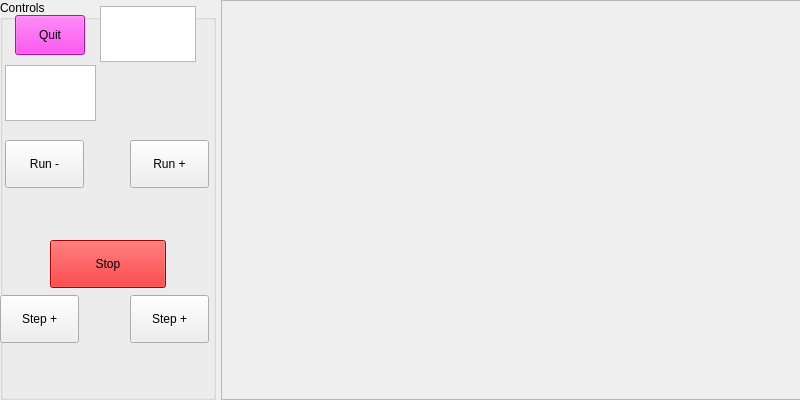
<?xml version="1.0" encoding="UTF-8"?>
<ui version="4.0">
 <class>SingleWin</class>
 <widget class="QWidget" name="SingleWin">
  <property name="geometry">
   <rect>
    <x>0</x>
    <y>0</y>
    <width>800</width>
    <height>400</height>
   </rect>
  </property>
  <property name="windowTitle">
   <string>Form</string>
  </property>
  <widget class="QGroupBox" name="controlBox">
   <property name="geometry">
    <rect>
     <x>0</x>
     <y>0</y>
     <width>216</width>
     <height>400</height>
    </rect>
   </property>
   <property name="title">
    <string>Controls</string>
   </property>
   <widget class="QPlainTextEdit" name="picnameBox">
    <property name="geometry">
     <rect>
      <x>100</x>
      <y>6</y>
      <width>96</width>
      <height>56</height>
     </rect>
    </property>
   </widget>
   <widget class="QPlainTextEdit" name="serverBox">
    <property name="geometry">
     <rect>
      <x>5</x>
      <y>65</y>
      <width>91</width>
      <height>56</height>
     </rect>
    </property>
   </widget>
   <widget class="QPushButton" name="quitButton">
    <property name="geometry">
     <rect>
      <x>15</x>
      <y>15</y>
      <width>70</width>
      <height>40</height>
     </rect>
    </property>
    <property name="palette">
     <palette>
      <active>
       <colorrole role="WindowText">
        <brush brushstyle="SolidPattern">
         <color alpha="255">
          <red>0</red>
          <green>0</green>
          <blue>0</blue>
         </color>
        </brush>
       </colorrole>
       <colorrole role="Button">
        <brush brushstyle="SolidPattern">
         <color alpha="255">
          <red>255</red>
          <green>19</green>
          <blue>236</blue>
         </color>
        </brush>
       </colorrole>
       <colorrole role="Light">
        <brush brushstyle="SolidPattern">
         <color alpha="255">
          <red>255</red>
          <green>147</green>
          <blue>247</blue>
         </color>
        </brush>
       </colorrole>
       <colorrole role="Midlight">
        <brush brushstyle="SolidPattern">
         <color alpha="255">
          <red>255</red>
          <green>83</green>
          <blue>241</blue>
         </color>
        </brush>
       </colorrole>
       <colorrole role="Dark">
        <brush brushstyle="SolidPattern">
         <color alpha="255">
          <red>127</red>
          <green>9</green>
          <blue>118</blue>
         </color>
        </brush>
       </colorrole>
       <colorrole role="Mid">
        <brush brushstyle="SolidPattern">
         <color alpha="255">
          <red>170</red>
          <green>12</green>
          <blue>157</blue>
         </color>
        </brush>
       </colorrole>
       <colorrole role="Text">
        <brush brushstyle="SolidPattern">
         <color alpha="255">
          <red>0</red>
          <green>0</green>
          <blue>0</blue>
         </color>
        </brush>
       </colorrole>
       <colorrole role="BrightText">
        <brush brushstyle="SolidPattern">
         <color alpha="255">
          <red>255</red>
          <green>255</green>
          <blue>255</blue>
         </color>
        </brush>
       </colorrole>
       <colorrole role="ButtonText">
        <brush brushstyle="SolidPattern">
         <color alpha="255">
          <red>0</red>
          <green>0</green>
          <blue>0</blue>
         </color>
        </brush>
       </colorrole>
       <colorrole role="Base">
        <brush brushstyle="SolidPattern">
         <color alpha="255">
          <red>255</red>
          <green>255</green>
          <blue>255</blue>
         </color>
        </brush>
       </colorrole>
       <colorrole role="Window">
        <brush brushstyle="SolidPattern">
         <color alpha="255">
          <red>255</red>
          <green>19</green>
          <blue>236</blue>
         </color>
        </brush>
       </colorrole>
       <colorrole role="Shadow">
        <brush brushstyle="SolidPattern">
         <color alpha="255">
          <red>0</red>
          <green>0</green>
          <blue>0</blue>
         </color>
        </brush>
       </colorrole>
       <colorrole role="AlternateBase">
        <brush brushstyle="SolidPattern">
         <color alpha="255">
          <red>255</red>
          <green>137</green>
          <blue>245</blue>
         </color>
        </brush>
       </colorrole>
       <colorrole role="ToolTipBase">
        <brush brushstyle="SolidPattern">
         <color alpha="255">
          <red>255</red>
          <green>255</green>
          <blue>220</blue>
         </color>
        </brush>
       </colorrole>
       <colorrole role="ToolTipText">
        <brush brushstyle="SolidPattern">
         <color alpha="255">
          <red>0</red>
          <green>0</green>
          <blue>0</blue>
         </color>
        </brush>
       </colorrole>
      </active>
      <inactive>
       <colorrole role="WindowText">
        <brush brushstyle="SolidPattern">
         <color alpha="255">
          <red>0</red>
          <green>0</green>
          <blue>0</blue>
         </color>
        </brush>
       </colorrole>
       <colorrole role="Button">
        <brush brushstyle="SolidPattern">
         <color alpha="255">
          <red>255</red>
          <green>19</green>
          <blue>236</blue>
         </color>
        </brush>
       </colorrole>
       <colorrole role="Light">
        <brush brushstyle="SolidPattern">
         <color alpha="255">
          <red>255</red>
          <green>147</green>
          <blue>247</blue>
         </color>
        </brush>
       </colorrole>
       <colorrole role="Midlight">
        <brush brushstyle="SolidPattern">
         <color alpha="255">
          <red>255</red>
          <green>83</green>
          <blue>241</blue>
         </color>
        </brush>
       </colorrole>
       <colorrole role="Dark">
        <brush brushstyle="SolidPattern">
         <color alpha="255">
          <red>127</red>
          <green>9</green>
          <blue>118</blue>
         </color>
        </brush>
       </colorrole>
       <colorrole role="Mid">
        <brush brushstyle="SolidPattern">
         <color alpha="255">
          <red>170</red>
          <green>12</green>
          <blue>157</blue>
         </color>
        </brush>
       </colorrole>
       <colorrole role="Text">
        <brush brushstyle="SolidPattern">
         <color alpha="255">
          <red>0</red>
          <green>0</green>
          <blue>0</blue>
         </color>
        </brush>
       </colorrole>
       <colorrole role="BrightText">
        <brush brushstyle="SolidPattern">
         <color alpha="255">
          <red>255</red>
          <green>255</green>
          <blue>255</blue>
         </color>
        </brush>
       </colorrole>
       <colorrole role="ButtonText">
        <brush brushstyle="SolidPattern">
         <color alpha="255">
          <red>0</red>
          <green>0</green>
          <blue>0</blue>
         </color>
        </brush>
       </colorrole>
       <colorrole role="Base">
        <brush brushstyle="SolidPattern">
         <color alpha="255">
          <red>255</red>
          <green>255</green>
          <blue>255</blue>
         </color>
        </brush>
       </colorrole>
       <colorrole role="Window">
        <brush brushstyle="SolidPattern">
         <color alpha="255">
          <red>255</red>
          <green>19</green>
          <blue>236</blue>
         </color>
        </brush>
       </colorrole>
       <colorrole role="Shadow">
        <brush brushstyle="SolidPattern">
         <color alpha="255">
          <red>0</red>
          <green>0</green>
          <blue>0</blue>
         </color>
        </brush>
       </colorrole>
       <colorrole role="AlternateBase">
        <brush brushstyle="SolidPattern">
         <color alpha="255">
          <red>255</red>
          <green>137</green>
          <blue>245</blue>
         </color>
        </brush>
       </colorrole>
       <colorrole role="ToolTipBase">
        <brush brushstyle="SolidPattern">
         <color alpha="255">
          <red>255</red>
          <green>255</green>
          <blue>220</blue>
         </color>
        </brush>
       </colorrole>
       <colorrole role="ToolTipText">
        <brush brushstyle="SolidPattern">
         <color alpha="255">
          <red>0</red>
          <green>0</green>
          <blue>0</blue>
         </color>
        </brush>
       </colorrole>
      </inactive>
      <disabled>
       <colorrole role="WindowText">
        <brush brushstyle="SolidPattern">
         <color alpha="255">
          <red>127</red>
          <green>9</green>
          <blue>118</blue>
         </color>
        </brush>
       </colorrole>
       <colorrole role="Button">
        <brush brushstyle="SolidPattern">
         <color alpha="255">
          <red>255</red>
          <green>19</green>
          <blue>236</blue>
         </color>
        </brush>
       </colorrole>
       <colorrole role="Light">
        <brush brushstyle="SolidPattern">
         <color alpha="255">
          <red>255</red>
          <green>147</green>
          <blue>247</blue>
         </color>
        </brush>
       </colorrole>
       <colorrole role="Midlight">
        <brush brushstyle="SolidPattern">
         <color alpha="255">
          <red>255</red>
          <green>83</green>
          <blue>241</blue>
         </color>
        </brush>
       </colorrole>
       <colorrole role="Dark">
        <brush brushstyle="SolidPattern">
         <color alpha="255">
          <red>127</red>
          <green>9</green>
          <blue>118</blue>
         </color>
        </brush>
       </colorrole>
       <colorrole role="Mid">
        <brush brushstyle="SolidPattern">
         <color alpha="255">
          <red>170</red>
          <green>12</green>
          <blue>157</blue>
         </color>
        </brush>
       </colorrole>
       <colorrole role="Text">
        <brush brushstyle="SolidPattern">
         <color alpha="255">
          <red>127</red>
          <green>9</green>
          <blue>118</blue>
         </color>
        </brush>
       </colorrole>
       <colorrole role="BrightText">
        <brush brushstyle="SolidPattern">
         <color alpha="255">
          <red>255</red>
          <green>255</green>
          <blue>255</blue>
         </color>
        </brush>
       </colorrole>
       <colorrole role="ButtonText">
        <brush brushstyle="SolidPattern">
         <color alpha="255">
          <red>127</red>
          <green>9</green>
          <blue>118</blue>
         </color>
        </brush>
       </colorrole>
       <colorrole role="Base">
        <brush brushstyle="SolidPattern">
         <color alpha="255">
          <red>255</red>
          <green>19</green>
          <blue>236</blue>
         </color>
        </brush>
       </colorrole>
       <colorrole role="Window">
        <brush brushstyle="SolidPattern">
         <color alpha="255">
          <red>255</red>
          <green>19</green>
          <blue>236</blue>
         </color>
        </brush>
       </colorrole>
       <colorrole role="Shadow">
        <brush brushstyle="SolidPattern">
         <color alpha="255">
          <red>0</red>
          <green>0</green>
          <blue>0</blue>
         </color>
        </brush>
       </colorrole>
       <colorrole role="AlternateBase">
        <brush brushstyle="SolidPattern">
         <color alpha="255">
          <red>255</red>
          <green>19</green>
          <blue>236</blue>
         </color>
        </brush>
       </colorrole>
       <colorrole role="ToolTipBase">
        <brush brushstyle="SolidPattern">
         <color alpha="255">
          <red>255</red>
          <green>255</green>
          <blue>220</blue>
         </color>
        </brush>
       </colorrole>
       <colorrole role="ToolTipText">
        <brush brushstyle="SolidPattern">
         <color alpha="255">
          <red>0</red>
          <green>0</green>
          <blue>0</blue>
         </color>
        </brush>
       </colorrole>
      </disabled>
     </palette>
    </property>
    <property name="toolTip">
     <string>Exit the Program</string>
    </property>
    <property name="text">
     <string>Quit</string>
    </property>
   </widget>
   <widget class="QPushButton" name="runForwardButton">
    <property name="geometry">
     <rect>
      <x>130</x>
      <y>140</y>
      <width>79</width>
      <height>48</height>
     </rect>
    </property>
    <property name="text">
     <string>Run +</string>
    </property>
   </widget>
   <widget class="QPushButton" name="forwardStepButton">
    <property name="geometry">
     <rect>
      <x>130</x>
      <y>295</y>
      <width>79</width>
      <height>48</height>
     </rect>
    </property>
    <property name="text">
     <string>Step +</string>
    </property>
   </widget>
   <widget class="QPushButton" name="stopButton">
    <property name="geometry">
     <rect>
      <x>50</x>
      <y>240</y>
      <width>116</width>
      <height>48</height>
     </rect>
    </property>
    <property name="palette">
     <palette>
      <active>
       <colorrole role="WindowText">
        <brush brushstyle="SolidPattern">
         <color alpha="255">
          <red>0</red>
          <green>0</green>
          <blue>0</blue>
         </color>
        </brush>
       </colorrole>
       <colorrole role="Button">
        <brush brushstyle="SolidPattern">
         <color alpha="255">
          <red>238</red>
          <green>0</green>
          <blue>0</blue>
         </color>
        </brush>
       </colorrole>
       <colorrole role="Light">
        <brush brushstyle="SolidPattern">
         <color alpha="255">
          <red>255</red>
          <green>102</green>
          <blue>102</blue>
         </color>
        </brush>
       </colorrole>
       <colorrole role="Midlight">
        <brush brushstyle="SolidPattern">
         <color alpha="255">
          <red>246</red>
          <green>51</green>
          <blue>51</blue>
         </color>
        </brush>
       </colorrole>
       <colorrole role="Dark">
        <brush brushstyle="SolidPattern">
         <color alpha="255">
          <red>119</red>
          <green>0</green>
          <blue>0</blue>
         </color>
        </brush>
       </colorrole>
       <colorrole role="Mid">
        <brush brushstyle="SolidPattern">
         <color alpha="255">
          <red>159</red>
          <green>0</green>
          <blue>0</blue>
         </color>
        </brush>
       </colorrole>
       <colorrole role="Text">
        <brush brushstyle="SolidPattern">
         <color alpha="255">
          <red>0</red>
          <green>0</green>
          <blue>0</blue>
         </color>
        </brush>
       </colorrole>
       <colorrole role="BrightText">
        <brush brushstyle="SolidPattern">
         <color alpha="255">
          <red>255</red>
          <green>255</green>
          <blue>255</blue>
         </color>
        </brush>
       </colorrole>
       <colorrole role="ButtonText">
        <brush brushstyle="SolidPattern">
         <color alpha="255">
          <red>0</red>
          <green>0</green>
          <blue>0</blue>
         </color>
        </brush>
       </colorrole>
       <colorrole role="Base">
        <brush brushstyle="SolidPattern">
         <color alpha="255">
          <red>255</red>
          <green>255</green>
          <blue>255</blue>
         </color>
        </brush>
       </colorrole>
       <colorrole role="Window">
        <brush brushstyle="SolidPattern">
         <color alpha="255">
          <red>238</red>
          <green>0</green>
          <blue>0</blue>
         </color>
        </brush>
       </colorrole>
       <colorrole role="Shadow">
        <brush brushstyle="SolidPattern">
         <color alpha="255">
          <red>0</red>
          <green>0</green>
          <blue>0</blue>
         </color>
        </brush>
       </colorrole>
       <colorrole role="AlternateBase">
        <brush brushstyle="SolidPattern">
         <color alpha="255">
          <red>246</red>
          <green>127</green>
          <blue>127</blue>
         </color>
        </brush>
       </colorrole>
       <colorrole role="ToolTipBase">
        <brush brushstyle="SolidPattern">
         <color alpha="255">
          <red>255</red>
          <green>255</green>
          <blue>220</blue>
         </color>
        </brush>
       </colorrole>
       <colorrole role="ToolTipText">
        <brush brushstyle="SolidPattern">
         <color alpha="255">
          <red>0</red>
          <green>0</green>
          <blue>0</blue>
         </color>
        </brush>
       </colorrole>
      </active>
      <inactive>
       <colorrole role="WindowText">
        <brush brushstyle="SolidPattern">
         <color alpha="255">
          <red>0</red>
          <green>0</green>
          <blue>0</blue>
         </color>
        </brush>
       </colorrole>
       <colorrole role="Button">
        <brush brushstyle="SolidPattern">
         <color alpha="255">
          <red>238</red>
          <green>0</green>
          <blue>0</blue>
         </color>
        </brush>
       </colorrole>
       <colorrole role="Light">
        <brush brushstyle="SolidPattern">
         <color alpha="255">
          <red>255</red>
          <green>102</green>
          <blue>102</blue>
         </color>
        </brush>
       </colorrole>
       <colorrole role="Midlight">
        <brush brushstyle="SolidPattern">
         <color alpha="255">
          <red>246</red>
          <green>51</green>
          <blue>51</blue>
         </color>
        </brush>
       </colorrole>
       <colorrole role="Dark">
        <brush brushstyle="SolidPattern">
         <color alpha="255">
          <red>119</red>
          <green>0</green>
          <blue>0</blue>
         </color>
        </brush>
       </colorrole>
       <colorrole role="Mid">
        <brush brushstyle="SolidPattern">
         <color alpha="255">
          <red>159</red>
          <green>0</green>
          <blue>0</blue>
         </color>
        </brush>
       </colorrole>
       <colorrole role="Text">
        <brush brushstyle="SolidPattern">
         <color alpha="255">
          <red>0</red>
          <green>0</green>
          <blue>0</blue>
         </color>
        </brush>
       </colorrole>
       <colorrole role="BrightText">
        <brush brushstyle="SolidPattern">
         <color alpha="255">
          <red>255</red>
          <green>255</green>
          <blue>255</blue>
         </color>
        </brush>
       </colorrole>
       <colorrole role="ButtonText">
        <brush brushstyle="SolidPattern">
         <color alpha="255">
          <red>0</red>
          <green>0</green>
          <blue>0</blue>
         </color>
        </brush>
       </colorrole>
       <colorrole role="Base">
        <brush brushstyle="SolidPattern">
         <color alpha="255">
          <red>255</red>
          <green>255</green>
          <blue>255</blue>
         </color>
        </brush>
       </colorrole>
       <colorrole role="Window">
        <brush brushstyle="SolidPattern">
         <color alpha="255">
          <red>238</red>
          <green>0</green>
          <blue>0</blue>
         </color>
        </brush>
       </colorrole>
       <colorrole role="Shadow">
        <brush brushstyle="SolidPattern">
         <color alpha="255">
          <red>0</red>
          <green>0</green>
          <blue>0</blue>
         </color>
        </brush>
       </colorrole>
       <colorrole role="AlternateBase">
        <brush brushstyle="SolidPattern">
         <color alpha="255">
          <red>246</red>
          <green>127</green>
          <blue>127</blue>
         </color>
        </brush>
       </colorrole>
       <colorrole role="ToolTipBase">
        <brush brushstyle="SolidPattern">
         <color alpha="255">
          <red>255</red>
          <green>255</green>
          <blue>220</blue>
         </color>
        </brush>
       </colorrole>
       <colorrole role="ToolTipText">
        <brush brushstyle="SolidPattern">
         <color alpha="255">
          <red>0</red>
          <green>0</green>
          <blue>0</blue>
         </color>
        </brush>
       </colorrole>
      </inactive>
      <disabled>
       <colorrole role="WindowText">
        <brush brushstyle="SolidPattern">
         <color alpha="255">
          <red>119</red>
          <green>0</green>
          <blue>0</blue>
         </color>
        </brush>
       </colorrole>
       <colorrole role="Button">
        <brush brushstyle="SolidPattern">
         <color alpha="255">
          <red>238</red>
          <green>0</green>
          <blue>0</blue>
         </color>
        </brush>
       </colorrole>
       <colorrole role="Light">
        <brush brushstyle="SolidPattern">
         <color alpha="255">
          <red>255</red>
          <green>102</green>
          <blue>102</blue>
         </color>
        </brush>
       </colorrole>
       <colorrole role="Midlight">
        <brush brushstyle="SolidPattern">
         <color alpha="255">
          <red>246</red>
          <green>51</green>
          <blue>51</blue>
         </color>
        </brush>
       </colorrole>
       <colorrole role="Dark">
        <brush brushstyle="SolidPattern">
         <color alpha="255">
          <red>119</red>
          <green>0</green>
          <blue>0</blue>
         </color>
        </brush>
       </colorrole>
       <colorrole role="Mid">
        <brush brushstyle="SolidPattern">
         <color alpha="255">
          <red>159</red>
          <green>0</green>
          <blue>0</blue>
         </color>
        </brush>
       </colorrole>
       <colorrole role="Text">
        <brush brushstyle="SolidPattern">
         <color alpha="255">
          <red>119</red>
          <green>0</green>
          <blue>0</blue>
         </color>
        </brush>
       </colorrole>
       <colorrole role="BrightText">
        <brush brushstyle="SolidPattern">
         <color alpha="255">
          <red>255</red>
          <green>255</green>
          <blue>255</blue>
         </color>
        </brush>
       </colorrole>
       <colorrole role="ButtonText">
        <brush brushstyle="SolidPattern">
         <color alpha="255">
          <red>119</red>
          <green>0</green>
          <blue>0</blue>
         </color>
        </brush>
       </colorrole>
       <colorrole role="Base">
        <brush brushstyle="SolidPattern">
         <color alpha="255">
          <red>238</red>
          <green>0</green>
          <blue>0</blue>
         </color>
        </brush>
       </colorrole>
       <colorrole role="Window">
        <brush brushstyle="SolidPattern">
         <color alpha="255">
          <red>238</red>
          <green>0</green>
          <blue>0</blue>
         </color>
        </brush>
       </colorrole>
       <colorrole role="Shadow">
        <brush brushstyle="SolidPattern">
         <color alpha="255">
          <red>0</red>
          <green>0</green>
          <blue>0</blue>
         </color>
        </brush>
       </colorrole>
       <colorrole role="AlternateBase">
        <brush brushstyle="SolidPattern">
         <color alpha="255">
          <red>238</red>
          <green>0</green>
          <blue>0</blue>
         </color>
        </brush>
       </colorrole>
       <colorrole role="ToolTipBase">
        <brush brushstyle="SolidPattern">
         <color alpha="255">
          <red>255</red>
          <green>255</green>
          <blue>220</blue>
         </color>
        </brush>
       </colorrole>
       <colorrole role="ToolTipText">
        <brush brushstyle="SolidPattern">
         <color alpha="255">
          <red>0</red>
          <green>0</green>
          <blue>0</blue>
         </color>
        </brush>
       </colorrole>
      </disabled>
     </palette>
    </property>
    <property name="text">
     <string>Stop</string>
    </property>
   </widget>
   <widget class="QPushButton" name="runBackButton">
    <property name="geometry">
     <rect>
      <x>5</x>
      <y>140</y>
      <width>79</width>
      <height>48</height>
     </rect>
    </property>
    <property name="text">
     <string>Run -</string>
    </property>
   </widget>
   <widget class="QPushButton" name="backStepButton">
    <property name="geometry">
     <rect>
      <x>0</x>
      <y>295</y>
      <width>79</width>
      <height>48</height>
     </rect>
    </property>
    <property name="text">
     <string>Step +</string>
    </property>
   </widget>
   <widget class="QLabel" name="runStatusLabel">
    <property name="geometry">
     <rect>
      <x>25</x>
      <y>185</y>
      <width>161</width>
      <height>26</height>
     </rect>
    </property>
    <property name="text">
     <string/>
    </property>
   </widget>
   <widget class="QLabel" name="interfaceLabel">
    <property name="geometry">
     <rect>
      <x>25</x>
      <y>355</y>
      <width>161</width>
      <height>31</height>
     </rect>
    </property>
    <property name="text">
     <string/>
    </property>
   </widget>
  </widget>
  <widget class="satview::ImageWin" name="pDisplay">
   <property name="geometry">
    <rect>
     <x>221</x>
     <y>0</y>
     <width>640</width>
     <height>400</height>
    </rect>
   </property>
   <property name="sizePolicy">
    <sizepolicy hsizetype="MinimumExpanding" vsizetype="MinimumExpanding">
     <horstretch>0</horstretch>
     <verstretch>0</verstretch>
    </sizepolicy>
   </property>
   <property name="frameShape">
    <enum>QFrame::StyledPanel</enum>
   </property>
   <property name="frameShadow">
    <enum>QFrame::Sunken</enum>
   </property>
   <property name="midLineWidth">
    <number>0</number>
   </property>
   <property name="text">
    <string/>
   </property>
   <property name="scaledContents">
    <bool>true</bool>
   </property>
  </widget>
 </widget>
 <customwidgets>
  <customwidget>
   <class>satview::ImageWin</class>
   <extends>QLabel</extends>
   <header location="global">../src/imagewin.h</header>
  </customwidget>
 </customwidgets>
 <resources/>
 <connections/>
</ui>
